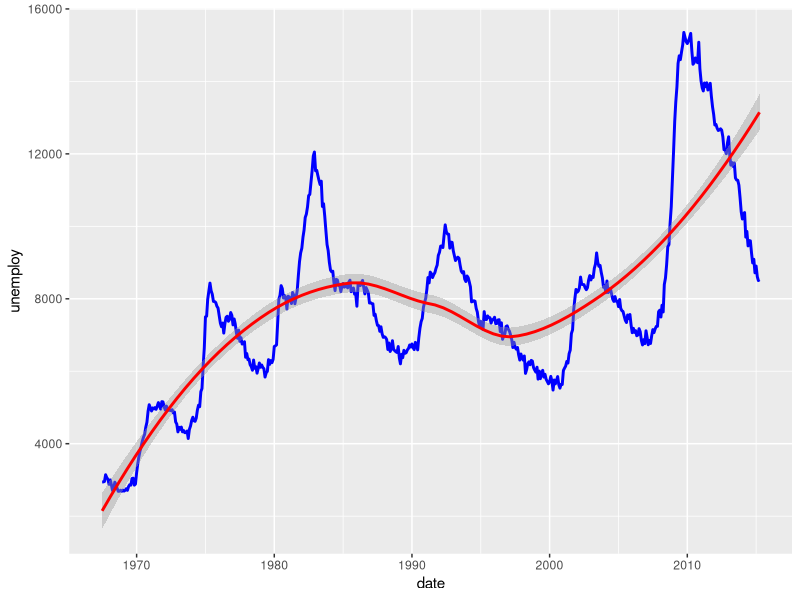
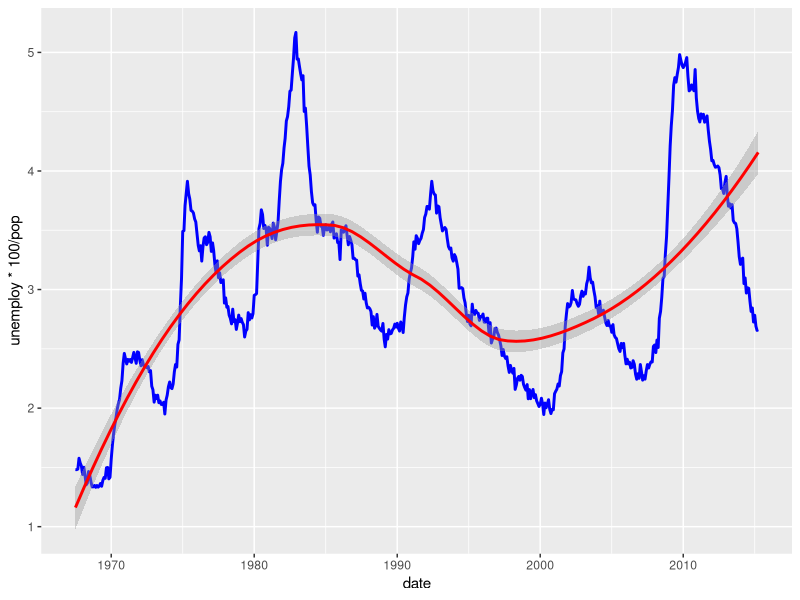
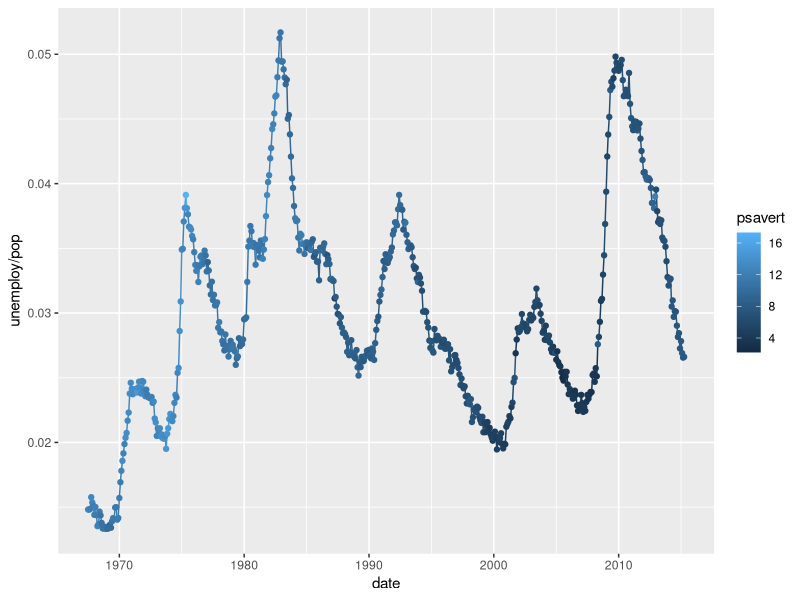
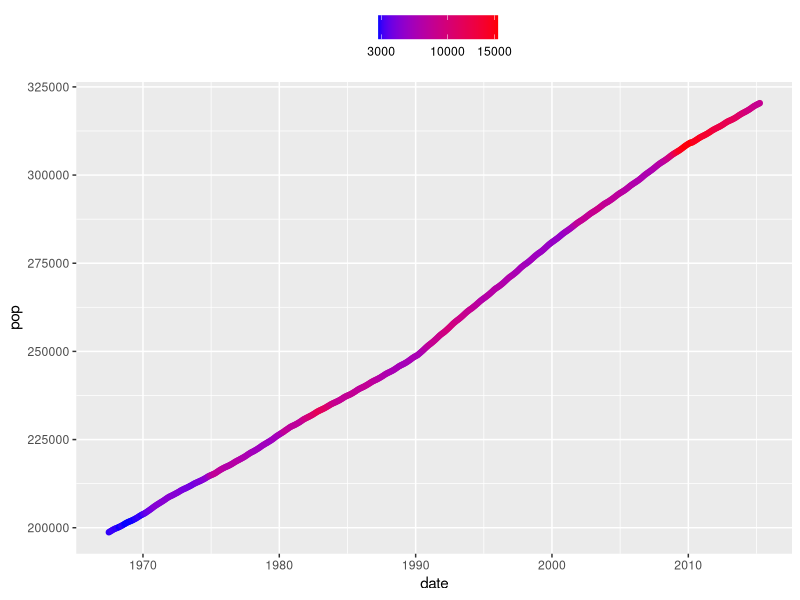
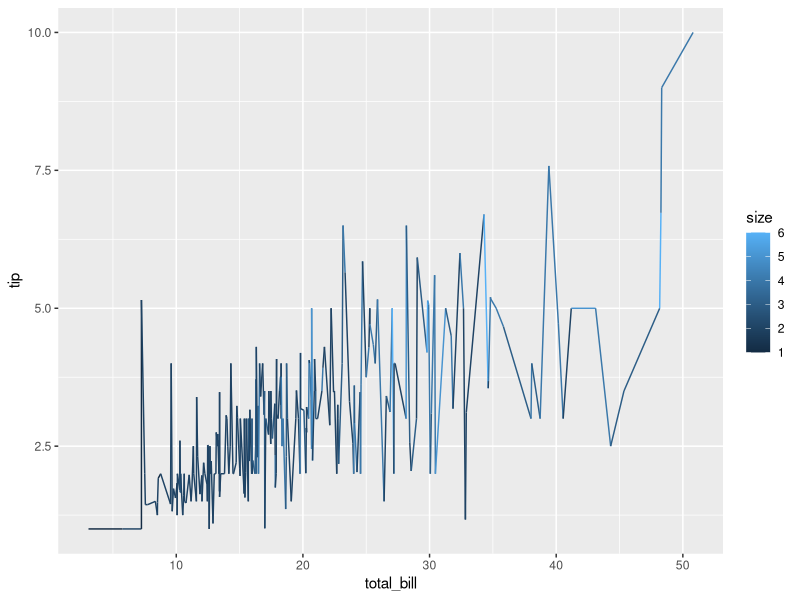
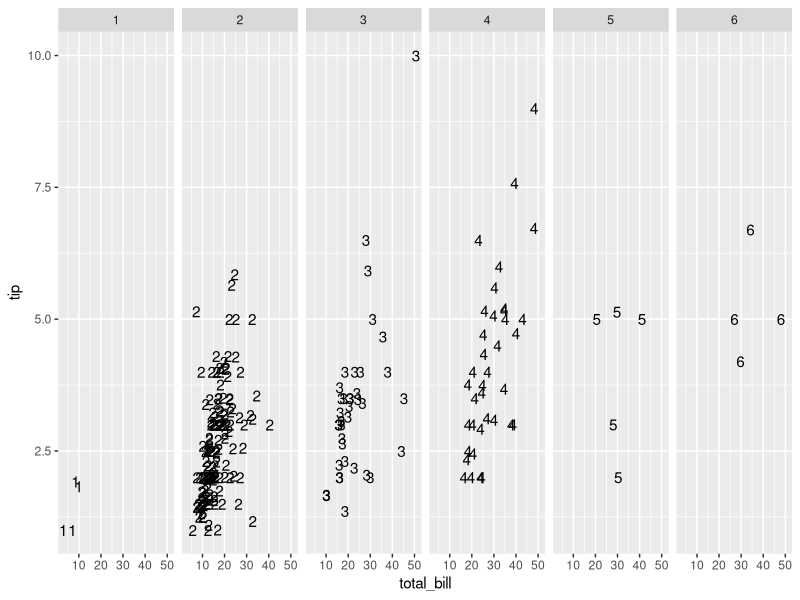

Here is the R script that generated these plots, in order:
# Working on Timeseries data

library(ggplot2)
e=economics
View(e)

ggplot(e, aes(x=date, y=unemploy))  + geom_line(size=1, col='blue') + geom_smooth(col='red')
# This timeseries dataset contains the enemployment data along with population over the years in India
# If we want to compare the unemployment over the years , we should not directly plot the year vs unemployment 
# Because population also increased over the years.
# rather we should go for percentage population unemployed over the years. So plot graph between date and unemploy/population
# you will see a d, slight difference between peaks of above graph and below graph
ggplot(e, aes(x=date, y=unemploy*100/pop)) + geom_line(size=1, col='blue') + geom_smooth(col='red')

ggplot(e, aes(x=date, y=unemploy/pop, col=psavert)) + geom_line() +geom_point()

####################################################    Legend    #############################################################
# We can add legend to ggplot directly in plot itself as shown below.


temp <- ggplot(e,aes(x = date,y = pop)) + theme(legend.position = "top") + geom_point(aes(color = unemploy))
#temp + scale_color_continuous(name="",breaks = c(3000,10000,15000),labels = c("3000","10000","15000"))
temp + scale_color_continuous(name="",breaks = c(3000,10000,15000),labels = c("3000","10000","15000"), low='blue', high='red')

######################################################### Fecets  #############################################################

##Faceting:
# Create separate graphs for subsets of data
library(reshape2)
t=tips
temp1 <- ggplot(t, aes(x = total_bill, y = tip))
temp1 + geom_line(aes(color = size))

#Not a very good way to represent the data
temp1 + geom_text(aes(label=size)) +  facet_wrap(~size, ncol = 6)

#################################################### End ######################################################################
# End of this Session you must have understood:
#     Why Data Visualization is so important
#     Where data visualization fits in project lifecycle 
#     What are the different visual representation for us to use
#     When to use which representation
#     Base Plotting in R
#     Plotting in ggplot2
# https://flowingdata.com/2016/03/22/comparing-ggplot2-and-r-base-graphics/




